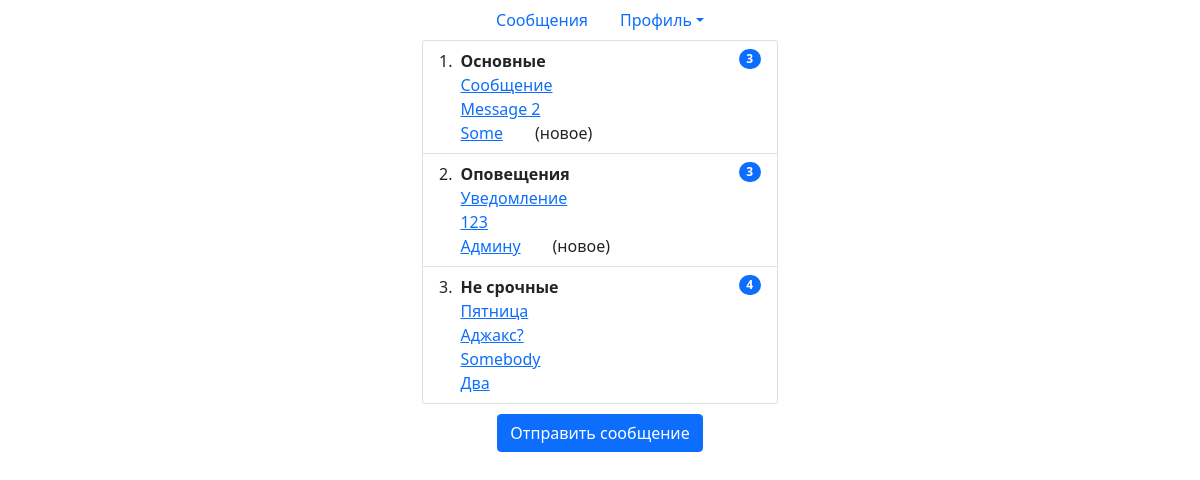
Screenshot of /posts.php (signed in) with the database file from the repository.
### tables this page shows
CREATE TABLE `messages` (
  `id` int NOT NULL,
  `group_id` int NOT NULL,
  `title` varchar(255) NOT NULL,
  `text` text NOT NULL,
  `sendler_id` varchar(96) NOT NULL,
  `receiver_id` varchar(96) NOT NULL,
  `readed` tinyint(1) NOT NULL DEFAULT '0',
  `date_added` datetime NOT NULL DEFAULT CURRENT_TIMESTAMP
);

### model/model.php (called while the page is built, shortened)
<?php
function connectBD(){
    $mysqli = new mysqli(HOSTNAME, USERNAME, PASSWORD, DBNAME);
    return $mysqli;
}
function getUser($id){
    $mysqli = connectBD();
    $query = "SELECT * FROM `users` LEFT JOIN `user_groups` ON users.id = user_groups.user_id  WHERE `id` = $id";
    $result = $mysqli->query($query);
    return $result;
}
function getUserMessages($id_user, $group_id){
    $mysqli = connectBD();
    $query = "SELECT * FROM `messages` WHERE (`sendler_id` = $id_user OR `receiver_id` = $id_user) AND `group_id`= $group_id";
    $result = $mysqli->query($query);
    $row = $result->fetch_all(MYSQLI_ASSOC);
    return $row;
}
function getGroups($id_user){
    $mysqli = connectBD();
    $query = "SELECT * FROM `message_group` WHERE `user_id` = $id_user OR `receiver_id` = $id_user";
    $result = $mysqli->query($query);
    $row = $result->fetch_all(MYSQLI_ASSOC);
    return $row;
}

### controller/controller.php (called while the page is built, shortened)
<?php
$path = $_SERVER['DOCUMENT_ROOT'];
include_once "$path/cassoft/model/model.php";
function getUserInfo($id){
    $result = getUser($id);
    $row = $result->fetch_all(MYSQLI_ASSOC);
    foreach ($row as $key => $value) {
        $groups[] = $value['description'];
        $data = array(
            'id' => $value['id'],
            'status' => $value['status'],
            'name' => $value['name'],
            'email' => $value['email'],
            'phone' => $value['phone'],
            'password' => $value['password'],
            'newsletter' => $value['newsletter'],
            'groups' => $groups
        );
    }
    return $data;
}
function getMessageGroups($id_user){
    $row = getGroups($id_user);
    foreach($row as $value){
        $group_id = $value['id'];
        $group_title = $value['group_title'];
        $rowMes = getUserMessages($id_user, $group_id);
        $messages[$group_title] = $rowMes;
    }
    return $messages;
}

### posts.php (the view)
<?php include_once "common/header.php";?>
<div class = "container">
    <div class="row justify-content-center">
        <div class="col-4">
            <?php (isset($_SESSION)) ? '' : session_start(); if(isset($_SESSION['id'])){ $data = getUserInfo($_SESSION['id']);
                    foreach ($data['groups'] as $group) {
                        if($group == 'Проверенные пользователи' || $group == 'Администратор'){
                            $messages = getMessageGroups($_SESSION['id']);?>
                            <ol class="list-group list-group-numbered">
                            <?php foreach($messages as $group => $mess){?>
                                <li class="list-group-item d-flex justify-content-between align-items-start">
                                    <div class="ms-2 me-auto">
                                        <div class="fw-bold"><?php echo $group?></div>
                                            <?php foreach($mess as $message){?>
                                                <div><a href="message.php?id=<?php echo $message['id'];?>"><?php echo $message['title'];?></a><?php ($message['readed'] == '0' && $message['sendler_id'] != $_SESSION['id']) ? print('&emsp;&emsp;(новое)'):'';?></div>
                                            <?php }?>
                                    </div>
                                    <span class="badge bg-primary rounded-pill"><?php echo count($mess);?></span>
                                    <?php }?>
                                </li>
                                </ol>
                                <div class="col align-self-center" style="text-align: center;margin-top: 10px;">
                                    <a class="btn btn-primary" href="add_post.php" role="button">Отправить сообщение</a>
                                </div>
                    <?php break; }else{ ?>
                            Вы не можете просматривать сообщения
                        <?php break; } ?>
                    <?php } ?>
            <?php } ?>
            </div>
        </div>
    </div>
</body>
</html>

### rows the page displays
messages: title "Сообщение"
messages: title "Message 2"
messages: title "Some"
messages: title "Уведомление"
messages: title "123"
messages: title "Админу"
messages: title "Пятница"
messages: title "Аджакс?"
messages: title "Somebody"
messages: title "Два"

### other values shown
$group "Основные"
count($mess) "3"
$group "Оповещения"
$group "Не срочные"
count($mess) "4"
